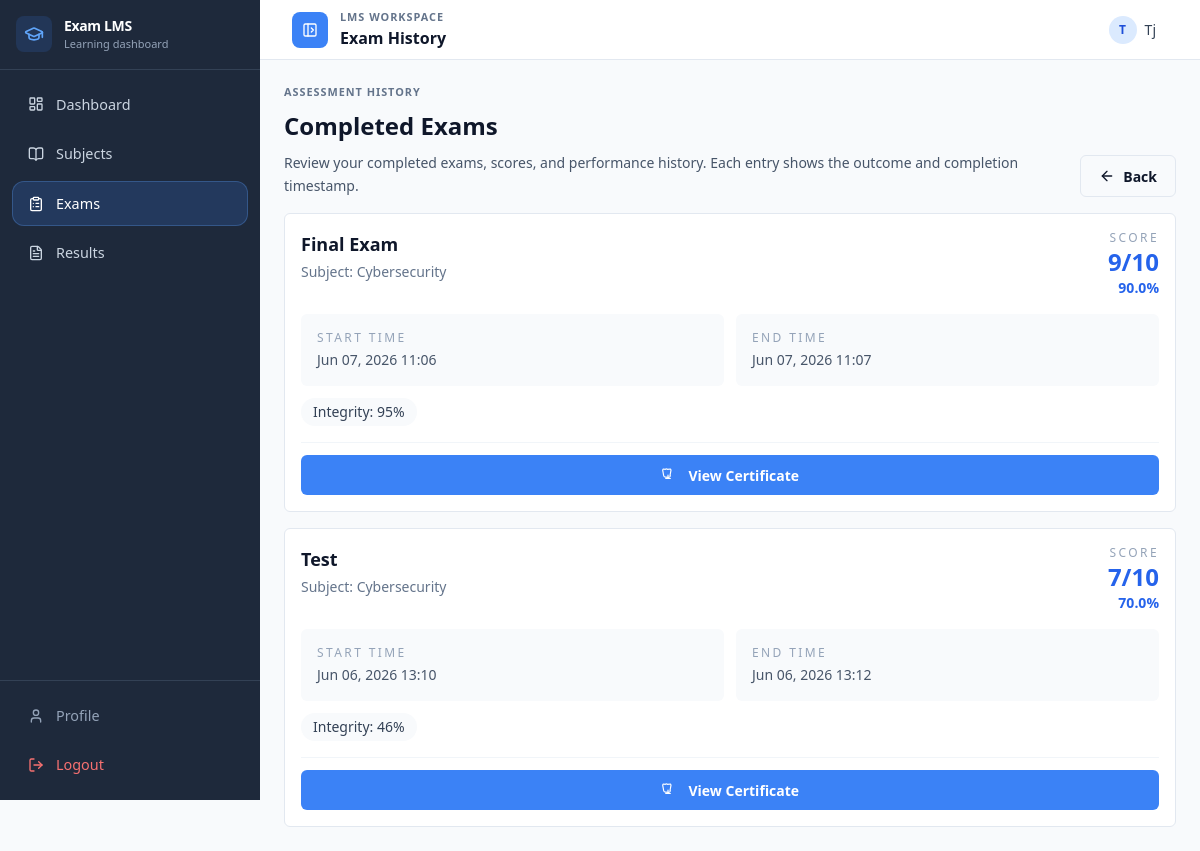
Before: /already-taken/ (signed in) with the older database file.
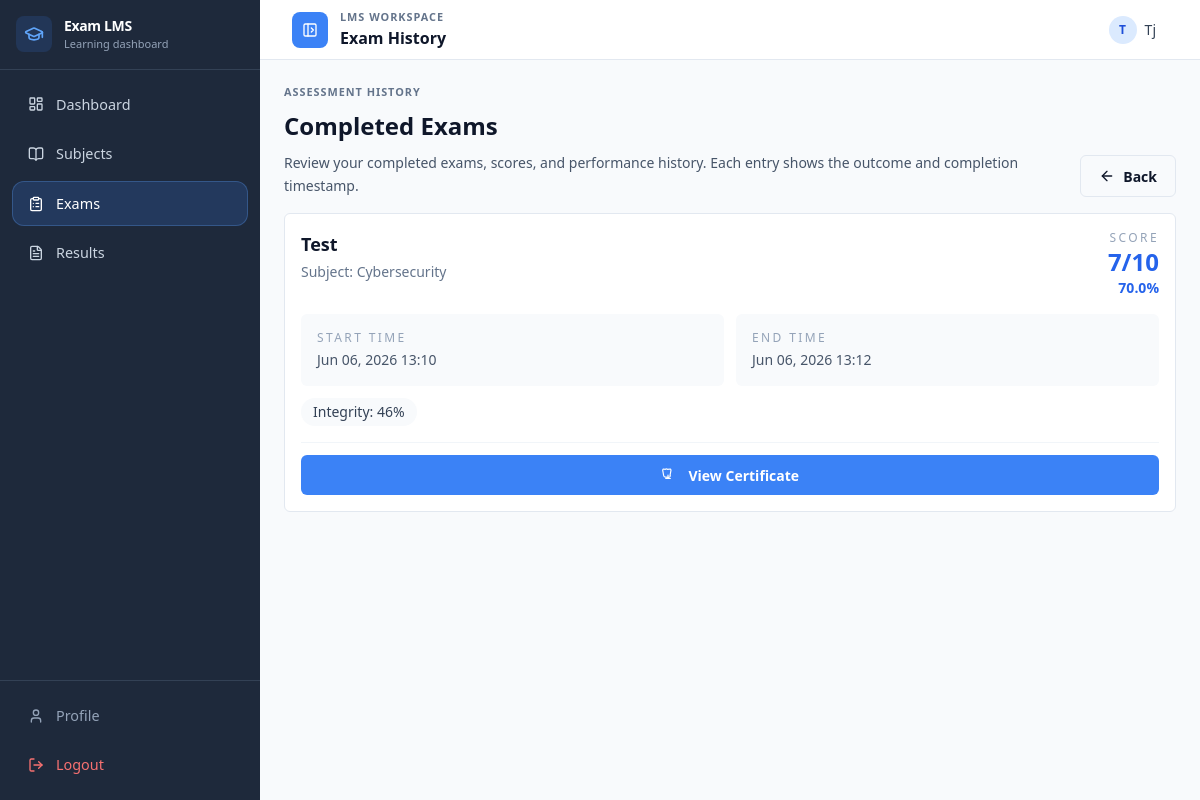
After: the same page with the newer database file.
### exam_system/models.py (models this page shows, shortened)
class ExamAttempt(models.Model):
    STATUS_CHOICES = (
        ('not_started', 'Not Started'),
        ('in_progress', 'In Progress'),
        ('completed', 'Completed'),
    )
    student = models.ForeignKey(User, on_delete=models.CASCADE)
    exam = models.ForeignKey(Exam, on_delete=models.CASCADE)
    status = models.CharField(max_length=20, choices=STATUS_CHOICES, default='not_started')
    score = models.IntegerField(default=0)
    total_questions = models.IntegerField(default=0)
    percentage_score = models.FloatField(default=0.0)
    integrity_score = models.IntegerField(default=100)
    risk_level = models.CharField(max_length=20, default="LOW")
    start_time = models.DateTimeField(auto_now_add=True)
    end_time = models.DateTimeField(null=True, blank=True)
    last_updated = models.DateTimeField(auto_now=True)

class Exam(models.Model):
    subject = models.ForeignKey(Subject, on_delete=models.CASCADE)
    title = models.CharField(max_length=200)
    description = models.TextField(blank=True, null=True)
    duration = models.IntegerField(null=True, blank=True, help_text="Minutes allowed; ignored when duration_enabled is False.")
    duration_enabled = models.BooleanField(default=True, help_text="When disabled, students have unlimited time.")
    total_questions = models.IntegerField(
        validators=[MaxValueValidator(settings.MAX_QUESTIONS_PER_EXAM)]
    )
    randomize_questions = models.BooleanField(default=True)
    is_active = models.BooleanField(default=True, help_text="Instructors can manually open/close an exam regardless of the time window.")
    questions = models.ManyToManyField('Question', blank=True, related_name='exams')
    is_archived = models.BooleanField(default=False)
    available_from = models.DateTimeField(null=True, blank=True, help_text="Earliest date & time students can start the exam.")
    available_until = models.DateTimeField(null=True, blank=True, help_text="Latest date & time students can start the exam.")

class Subject(models.Model):
    name = models.CharField(max_length=100)
    code = models.CharField(max_length=20, blank=True, null=True)
    description = models.TextField(blank=True, null=True)
    instructor = models.ForeignKey(User, on_delete=models.CASCADE)
    students = models.ManyToManyField(User, related_name="subjects", blank=True)
    created_at = models.DateTimeField(auto_now_add=True, null=True)
    is_archived = models.BooleanField(default=False, db_index=True)
    archived_at = models.DateTimeField(null=True, blank=True)

### exam_system/views.py (the view)
# urls.py: path('already-taken/', views.already_taken, name='already_taken'),
@login_required
def already_taken(request):
    profile = Profile.objects.get(user=request.user)
    if profile.role != 'student':
        return redirect('home')
    attempts = ExamAttempt.objects.filter(
        student=request.user,
        status='completed'
    ).select_related('exam', 'exam__subject').order_by('-start_time')
    result_map = {
        r.exam_id: r.id
        for r in ExamResult.objects.filter(
            student=request.user,
            exam_id__in=[a.exam_id for a in attempts]
        )
    }
    for a in attempts:
        a.result_id = result_map.get(a.exam_id)
    return render(request, 'already_taken.html', {
        'results': attempts,
    })

### exam_system/templates/already_taken.html (shortened to what this page needs)
{% extends 'base.html' %}
{% block page_heading %}Exam History{% endblock %}
{% block content %}
<div class="space-y-4">
    <section class="flex flex-col gap-4 lg:flex-row lg:items-end lg:justify-between">
        <div>
            <p class="text-label mb-2">Assessment History</p>
            <h1 class="text-h1">Completed Exams</h1>
            <p class="text-body mt-2 max-w-3xl">
                Review your completed exams, scores, and performance history. Each entry shows the outcome and completion timestamp.
            </p>
        </div>
        <a href="{% url 'available_exams' %}" class="btn-secondary" onclick="smartBack(this); return false;">
            <i data-lucide="arrow-left" class="h-4 w-4"></i>
            <span>Back</span>
        </a>
    </section>
    {% if results %}
    <section class="space-y-4">
        {% for r in results %}
        <article class="ui-card">
            <div class="flex flex-col gap-4 md:flex-row md:items-start md:justify-between">
                <div>
                    <div class="flex flex-wrap items-center gap-2">
                        <h2 class="text-lg font-semibold text-slate-900">{{ r.exam.title }}</h2>
                    </div>
                    <p class="text-sm text-slate-500 mt-1">Subject: {{ r.exam.subject.name }}</p>
                </div>
                <div class="text-left md:text-right">
                    <p class="text-xs uppercase tracking-[0.2em] text-slate-400">Score</p>
                    <p class="text-2xl font-bold text-blue-600">{{ r.score }}/{{ r.total_questions }}</p>
                    <p class="text-sm font-semibold text-blue-600">{{ r.percentage_score }}%</p>
                </div>
            </div>
            <div class="mt-4 grid grid-cols-1 gap-3 text-sm text-slate-600 md:grid-cols-2">
                <div class="rounded-md bg-slate-50 p-4">
                    <p class="text-xs uppercase tracking-[0.2em] text-slate-400">Start Time</p>
                    <p class="mt-1">{{ r.start_time|date:"M d, Y H:i" }}</p>
                </div>
                <div class="rounded-md bg-slate-50 p-4">
                    <p class="text-xs uppercase tracking-[0.2em] text-slate-400">End Time</p>
                    <p class="mt-1">
                        {% if r.end_time %}
                            {{ r.end_time|date:"M d, Y H:i" }}
                        {% else %}
                            In Progress
                        {% endif %}
                    </p>
                </div>
            </div>
            {% if r.integrity_score is not None %}
            <div class="mt-3 flex flex-wrap items-center gap-3 text-sm">
                <span class="rounded-full bg-slate-50 px-3 py-1 font-medium text-slate-700">Integrity: {{ r.integrity_score }}%</span>
            </div>
            {% endif %}
            {% if r.result_id %}
            <div class="mt-4 pt-3 border-t border-slate-100">
                <a href="{% url 'certificate' r.result_id %}" target="_blank" class="btn-primary w-full justify-center">
                    View Certificate
                </a>
            </div>
            {% endif %}
        </article>
        {% endfor %}
    </section>
    {% endif %}
</div>
{% endblock %}

Changed rows visible on the page:
removed ExamAttempt: exam "Final Exam", exam.subject.name "Cybersecurity", score "9", total_questions "10", percentage_score "90.0", start_time "Jun 07, 2026 11:06", end_time "Jun 07, 2026 11:07", integrity_score "95", shows "View Certificate"
